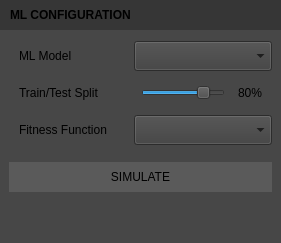
            <widget class="QWidget" name="widget_53" native="true">
             <property name="styleSheet">
              <string notr="true">QWidget	{
	background-color: rgb(71, 71, 71);
}</string>
             </property>
             <layout class="QVBoxLayout" name="verticalLayout_42">
              <property name="spacing">
               <number>0</number>
              </property>
              <property name="leftMargin">
               <number>0</number>
              </property>
              <property name="topMargin">
               <number>0</number>
              </property>
              <property name="rightMargin">
               <number>0</number>
              </property>
              <property name="bottomMargin">
               <number>0</number>
              </property>
              <item>
               <widget class="QLabel" name="label_72">
                <property name="minimumSize">
                 <size>
                  <width>0</width>
                  <height>30</height>
                 </size>
                </property>
                <property name="maximumSize">
                 <size>
                  <width>16777215</width>
                  <height>30</height>
                 </size>
                </property>
                <property name="font">
                 <font>
                  <bold>true</bold>
                 </font>
                </property>
                <property name="styleSheet">
                 <string notr="true">background-color: rgb(54, 54, 54);</string>
                </property>
                <property name="text">
                 <string>ML CONFIGURATION</string>
                </property>
                <property name="alignment">
                 <set>Qt::AlignmentFlag::AlignLeading|Qt::AlignmentFlag::AlignLeft|Qt::AlignmentFlag::AlignVCenter</set>
                </property>
                <property name="indent">
                 <number>10</number>
                </property>
               </widget>
              </item>
              <item>
               <widget class="QWidget" name="widget_52" native="true">
                <property name="sizePolicy">
                 <sizepolicy hsizetype="Preferred" vsizetype="MinimumExpanding">
                  <horstretch>0</horstretch>
                  <verstretch>0</verstretch>
                 </sizepolicy>
                </property>
                <property name="styleSheet">
                 <string notr="true">/* Global QComboBox styles */
QComboBox {
    background-color: rgb(62, 62, 62); /* Default background color */
    padding-left: 10px; /* Space on the left */
}

/* Hover effect for QComboBox */
QComboBox:hover {
    background-color: #d0d0d0; /* Background color on hover */
}

/* Pressed (clicked) effect for QComboBox */
QComboBox:pressed {
    background-color: #b0b0b0; /* Background color when clicked */
}

/* For the popup list */
QComboBox QAbstractItemView {
    border: 1px solid #a0a0a0; /* Optional: Add border to the popup */
    selection-background-color: #0078d7; /* Background color for selected items */
    selection-color: #fff; /* Text color for selected items */
}

/* Highlighting the item when hovered in the popup */
QComboBox QAbstractItemView::item:hover {
    background-color: #0078d7; /* Background color on hover */
    color: #fff; /* Text color on hover */
}</string>
                </property>
                <layout class="QVBoxLayout" name="verticalLayout_40">
                 <property name="spacing">
                  <number>7</number>
                 </property>
                 <property name="topMargin">
                  <number>11</number>
                 </property>
                 <property name="bottomMargin">
                  <number>11</number>
                 </property>
                 <item>
                  <widget class="QWidget" name="widget_54" native="true">
                   <property name="minimumSize">
                    <size>
                     <width>0</width>
                     <height>30</height>
                    </size>
                   </property>
                   <property name="maximumSize">
                    <size>
                     <width>16777215</width>
                     <height>30</height>
                    </size>
                   </property>
                   <layout class="QHBoxLayout" name="horizontalLayout_41">
                    <property name="spacing">
                     <number>0</number>
                    </property>
                    <property name="leftMargin">
                     <number>0</number>
                    </property>
                    <property name="topMargin">
                     <number>0</number>
                    </property>
                    <property name="rightMargin">
                     <number>0</number>
                    </property>
                    <property name="bottomMargin">
                     <number>0</number>
                    </property>
                    <item>
                     <widget class="QLabel" name="label_73">
                      <property name="minimumSize">
                       <size>
                        <width>0</width>
                        <height>30</height>
                       </size>
                      </property>
                      <property name="maximumSize">
                       <size>
                        <width>125</width>
                        <height>30</height>
                       </size>
                      </property>
                      <property name="text">
                       <string>ML Model</string>
                      </property>
                      <property name="indent">
                       <number>10</number>
                      </property>
                     </widget>
                    </item>
                    <item>
                     <widget class="QComboBox" name="ml_models_Combobox">
                      <property name="minimumSize">
                       <size>
                        <width>0</width>
                        <height>30</height>
                       </size>
                      </property>
                      <property name="maximumSize">
                       <size>
                        <width>16777215</width>
                        <height>30</height>
                       </size>
                      </property>
                     </widget>
                    </item>
                   </layout>
                  </widget>
                 </item>
                 <item>
                  <widget class="QWidget" name="widget_50" native="true">
                   <property name="minimumSize">
                    <size>
                     <width>0</width>
                     <height>30</height>
                    </size>
                   </property>
                   <property name="maximumSize">
                    <size>
                     <width>16777215</width>
                     <height>30</height>
                    </size>
                   </property>
                   <layout class="QHBoxLayout" name="horizontalLayout_39">
                    <property name="spacing">
                     <number>7</number>
                    </property>
                    <property name="leftMargin">
                     <number>0</number>
                    </property>
                    <property name="topMargin">
                     <number>0</number>
                    </property>
                    <property name="rightMargin">
                     <number>0</number>
                    </property>
                    <property name="bottomMargin">
                     <number>0</number>
                    </property>
                    <item>
                     <widget class="QLabel" name="label_69">
                      <property name="minimumSize">
                       <size>
                        <width>125</width>
                        <height>30</height>
                       </size>
                      </property>
                      <property name="maximumSize">
                       <size>
                        <width>125</width>
                        <height>30</height>
                       </size>
                      </property>
                      <property name="text">
                       <string>Train/Test Split</string>
                      </property>
                      <property name="indent">
                       <number>10</number>
                      </property>
                     </widget>
                    </item>
                    <item>
                     <widget class="QSlider" name="ml_datasplit_Slider">
                      <property name="minimumSize">
                       <size>
                        <width>0</width>
                        <height>30</height>
                       </size>
                      </property>
                      <property name="maximumSize">
                       <size>
                        <width>16777215</width>
                        <height>30</height>
                       </size>
                      </property>
                      <property name="styleSheet">
                       <string notr="true"/>
                      </property>
                      <property name="minimum">
                       <number>0</number>
                      </property>
                      <property name="maximum">
                       <number>100</number>
                      </property>
                      <property name="singleStep">
                       <number>10</number>
                      </property>
                      <property name="pageStep">
                       <number>20</number>
                      </property>
                      <property name="value">
                       <number>80</number>
                      </property>
                      <property name="tracking">
                       <bool>true</bool>
                      </property>
                      <property name="orientation">
                       <enum>Qt::Orientation::Horizontal</enum>
                      </property>
                      <property name="invertedAppearance">
                       <bool>false</bool>
                      </property>
                      <property name="invertedControls">
                       <bool>false</bool>
                      </property>
                     </widget>
                    </item>
                    <item>
                     <widget class="QLabel" name="ml_datasplit_Label">
                      <property name="minimumSize">
                       <size>
                        <width>40</width>
                        <height>30</height>
                       </size>
                      </property>
                      <property name="maximumSize">
                       <size>
                        <width>40</width>
                        <height>30</height>
                       </size>
                      </property>
                      <property name="text">
                       <string>80%</string>
                      </property>
                      <property name="alignment">
                       <set>Qt::AlignmentFlag::AlignRight|Qt::AlignmentFlag::AlignTrailing|Qt::AlignmentFlag::AlignVCenter</set>
                      </property>
                      <property name="indent">
                       <number>10</number>
                      </property>
                     </widget>
                    </item>
                   </layout>
                  </widget>
                 </item>
                 <item>
                  <widget class="QWidget" name="widget_51" native="true">
                   <property name="minimumSize">
                    <size>
                     <width>0</width>
                     <height>30</height>
                    </size>
                   </property>
                   <property name="maximumSize">
                    <size>
                     <width>16777215</width>
                     <height>30</height>
                    </size>
                   </property>
                   <layout class="QHBoxLayout" name="horizontalLayout_40">
                    <property name="spacing">
                     <number>0</number>
                    </property>
                    <property name="leftMargin">
                     <number>0</number>
                    </property>
                    <property name="topMargin">
                     <number>0</number>
                    </property>
                    <property name="rightMargin">
                     <number>0</number>
                    </property>
                    <property name="bottomMargin">
                     <number>0</number>
                    </property>
                    <item>
                     <widget class="QLabel" name="label_71">
                      <property name="minimumSize">
                       <size>
                        <width>0</width>
                        <height>30</height>
                       </size>
                      </property>
                      <property name="maximumSize">
                       <size>
                        <width>125</width>
                        <height>30</height>
                       </size>
                      </property>
                      <property name="text">
                       <string>Fitness Function</string>
                      </property>
                      <property name="indent">
                       <number>10</number>
                      </property>
                     </widget>
                    </item>
                    <item>
                     <widget class="QComboBox" name="ml_fitness_function_Combobox">
                      <property name="minimumSize">
                       <size>
                        <width>0</width>
                        <height>30</height>
                       </size>
                      </property>
                      <property name="maximumSize">
                       <size>
                        <width>16777215</width>
                        <height>30</height>
                       </size>
                      </property>
                     </widget>
                    </item>
                   </layout>
                  </widget>
                 </item>
                 <item>
                  <spacer name="verticalSpacer_12">
                   <property name="orientation">
                    <enum>Qt::Orientation::Vertical</enum>
                   </property>
                   <property name="sizeType">
                    <enum>QSizePolicy::Policy::Fixed</enum>
                   </property>
                   <property name="sizeHint" stdset="0">
                    <size>
                     <width>20</width>
                     <height>10</height>
                    </size>
                   </property>
                  </spacer>
                 </item>
                 <item>
                  <widget class="QPushButton" name="ml_simulate_Button">
                   <property name="minimumSize">
                    <size>
                     <width>0</width>
                     <height>30</height>
                    </size>
                   </property>
                   <property name="maximumSize">
                    <size>
                     <width>16777215</width>
                     <height>30</height>
                    </size>
                   </property>
                   <property name="styleSheet">
                    <string notr="true">QPushButton {
    border: none;  /* Removes the border */
    background-color: rgb(90, 90, 90);  /* Default background color */
}

QPushButton:hover {
    background-color: rgb(80, 80, 80);  /* Background color when hovered */
}

QPushButton:pressed {
    background-color: #353535;  /* Background color when pressed */
}</string>
                   </property>
                   <property name="text">
                    <string>SIMULATE</string>
                   </property>
                  </widget>
                 </item>
                 <item>
                  <spacer name="verticalSpacer_15">
                   <property name="orientation">
                    <enum>Qt::Orientation::Vertical</enum>
                   </property>
                   <property name="sizeHint" stdset="0">
                    <size>
                     <width>20</width>
                     <height>40</height>
                    </size>
                   </property>
                  </spacer>
                 </item>
                </layout>
               </widget>
              </item>
             </layout>
            </widget>
